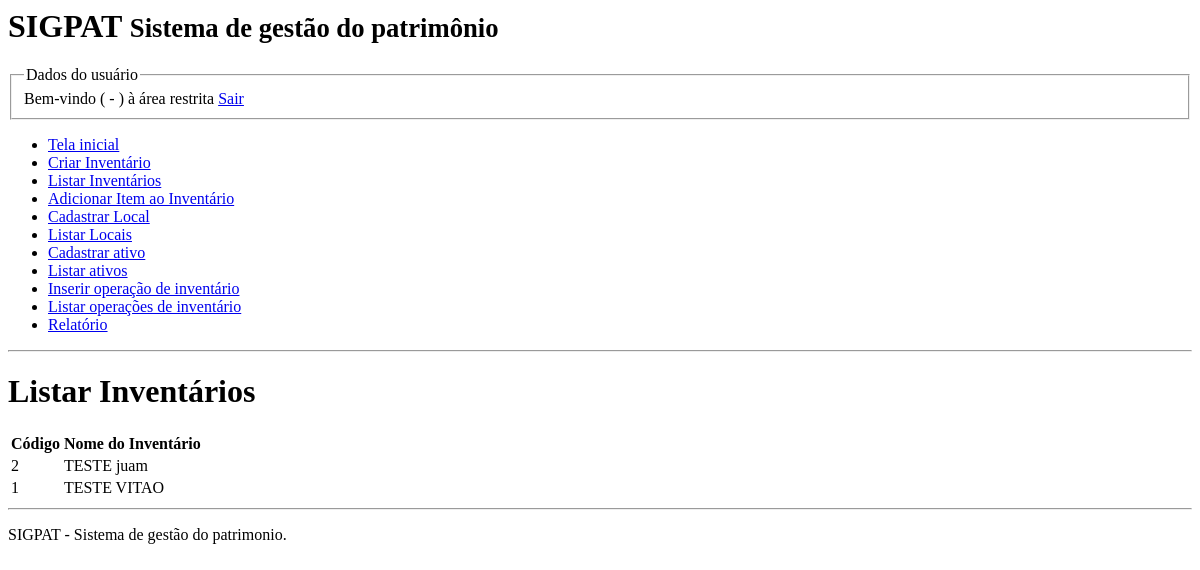
The page /modulos/inventario/lista_inventarios.php on the database as committed earlier.
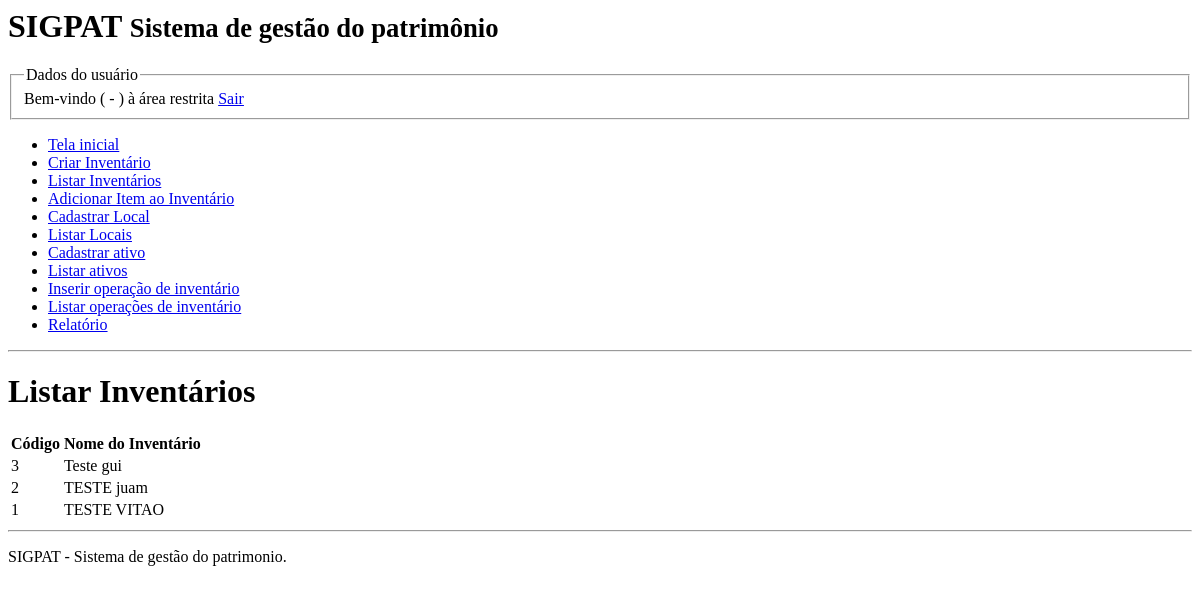
The same page on the database as committed later.
### tables this page shows
CREATE TABLE `inventarios` (
  `cod_inventario` int NOT NULL,
  `nome_inventario` varchar(45) NOT NULL
);

### DAO/MySQL.php (called while the page is built)
<?php
class Mysql extends PDO {
    private $host = "localhost";
    private $usuario="aula01tiagoas";
    private $senha="aula01tiagoas";
    private $db="aula01tiagoas";
    private $opcoes = array(PDO::ATTR_ERRMODE => PDO::ERRMODE_EXCEPTION);
    public function __construct()
    {
        $dsn = "mysql:host=" . $this->host . ";dbname=" . $this->db;
        return parent::__construct($dsn, $this->usuario, $this->senha, $this->opcoes);
    }
}

### DAO/InventarioDAO.php (called while the page is built, shortened)
<?php
class InventarioDAO {
    private $conexao;
    public function __construct()
    {
        include_once 'MySQL.php';
        $this->conexao = new Mysql();
    }
    public function getAllRows() {
        $stmt = $this->conexao->prepare("SELECT * FROM inventarios");
        $stmt->execute();
        $arr_inventarios = array();
        while ($row = $stmt->fetchObject()) {
            $arr_inventarios[] = $row;
        }
        return $arr_inventarios;
    }
}
?>

### modulos/inventario/lista_inventarios.php (the view, shortened to what this page needs)
<?php
try {
    include "../../DAO/InventarioDAO.php";
    $inventario_dao = new InventarioDAO();
    $lista_inventarios = $inventario_dao->getAllRows();
    $total_inventarios = count($lista_inventarios);
} catch (Exception $e) {
    echo $e->getMessage();
}
?>
<html>
<head>
</head>
<body>
    <?php include '../../includes/cabecalho.php' ?>
    <main>
        <h1>Listar Inventários</h1>
        <table>
            <thead>
                <tr>
                    <th>Código</th>
                    <th>Nome do Inventário</th>
                </tr>
            </thead>
            <tbody>
                <?php for ($i = 0; $i < $total_inventarios; $i++): ?>
                    <tr>
                        <td><?= $lista_inventarios[$i]->cod_inventario ?></td>
                        <td><?= $lista_inventarios[$i]->nome_inventario ?></td>
                    </tr>
                <?php endfor ?>
            </tbody>
        </table>
    </main>
    <?php include '../../includes/rodape.php' ?>
</body>
</html>

Rows that differ between the two databases and show on the page:
added inventarios: cod_inventario "3", nome_inventario "Teste gui"
